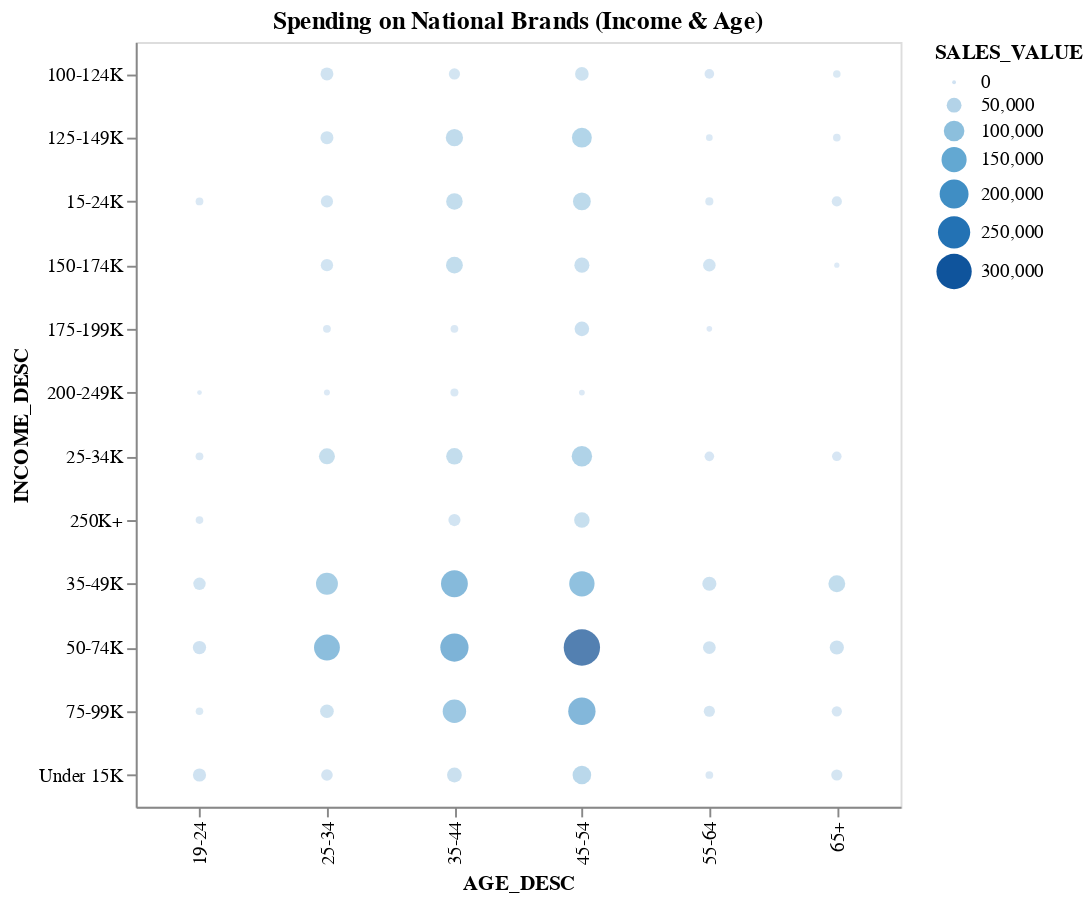

The code cell stored with this chart in its notebook:
### Code cell
data = merged.groupby(['AGE_DESC', 'INCOME_DESC'], as_index=False)['SALES_VALUE'].sum()
alt.Chart(data).mark_circle().encode(x = 'AGE_DESC', y = 'INCOME_DESC', color = 'SALES_VALUE', size = 'SALES_VALUE').properties(width =400, height=400, title = "Spending on National Brands (Income & Age)")

### Figure 1 — Vega-Lite specification as saved in the notebook (floating-point values rounded to 4 significant figures)
{"config": {"view": {"continuousWidth": 400, "continuousHeight": 300}}, "data": {"name": "data-5cf05724621d9caa93880252623edba6"}, "mark": "circle", "encoding": {"color": {"field": "SALES_VALUE", "type": "quantitative"}, "size": {"field": "SALES_VALUE", "type": "quantitative"}, "x": {"field": "AGE_DESC", "type": "nominal"}, "y": {"field": "INCOME_DESC", "type": "nominal"}}, "height": 400, "title": "Spending on National Brands (Income & Age)", "width": 400, "$schema": "https://vega.github.io/schema/vega-lite/v4.17.0.json", "datasets": {"data-5cf05724621d9caa93880252623edba6": [{"AGE_DESC": "19-24", "INCOME_DESC": "15-24K", "SALES_VALUE": 11200.0}, {"AGE_DESC": "19-24", "INCOME_DESC": "200-249K", "SALES_VALUE": 1833.0}, {"AGE_DESC": "19-24", "INCOME_DESC": "25-34K", "SALES_VALUE": 11150.0}, {"AGE_DESC": "19-24", "INCOME_DESC": "250K+", "SALES_VALUE": 10720.0}, {"AGE_DESC": "19-24", "INCOME_DESC": "35-49K", "SALES_VALUE": 33760.0}, {"AGE_DESC": "19-24", "INCOME_DESC": "50-74K", "SALES_VALUE": 39460.0}, {"AGE_DESC": "19-24", "INCOME_DESC": "75-99K", "SALES_VALUE": 10430.0}, {"AGE_DESC": "19-24", "INCOME_DESC": "Under 15K", "SALES_VALUE": 38560.0}, {"AGE_DESC": "25-34", "INCOME_DESC": "100-124K", "SALES_VALUE": 37030.0}, {"AGE_DESC": "25-34", "INCOME_DESC": "125-149K", "SALES_VALUE": 37400.0}, {"AGE_DESC": "25-34", "INCOME_DESC": "15-24K", "SALES_VALUE": 32540.0}, {"AGE_DESC": "25-34", "INCOME_DESC": "150-174K", "SALES_VALUE": 33420.0}, {"AGE_DESC": "25-34", "INCOME_DESC": "175-199K", "SALES_VALUE": 11380.0}, {"AGE_DESC": "25-34", "INCOME_DESC": "200-249K", "SALES_VALUE": 5311.0}, {"AGE_DESC": "25-34", "INCOME_DESC": "25-34K", "SALES_VALUE": 59190.0}, {"AGE_DESC": "25-34", "INCOME_DESC": "35-49K", "SALES_VALUE": 113600.0}, {"AGE_DESC": "25-34", "INCOME_DESC": "50-74K", "SALES_VALUE": 159800.0}, {"AGE_DESC": "25-34", "INCOME_DESC": "75-99K", "SALES_VALUE": 42100.0}, {"AGE_DESC": "25-34", "INCOME_DESC": "Under 15K", "SALES_VALUE": 29340.0}, {"AGE_DESC": "35-44", "INCOME_DESC": "100-124K", "SALES_VALUE": 27180.0}, {"AGE_DESC": "35-44", "INCOME_DESC": "125-149K", "SALES_VALUE": 69050.0}, {"AGE_DESC": "35-44", "INCOME_DESC": "15-24K", "SALES_VALUE": 62580.0}, {"AGE_DESC": "35-44", "INCOME_DESC": "150-174K", "SALES_VALUE": 65530.0}, {"AGE_DESC": "35-44", "INCOME_DESC": "175-199K", "SALES_VALUE": 11090.0}, {"AGE_DESC": "35-44", "INCOME_DESC": "200-249K", "SALES_VALUE": 12110.0}, {"AGE_DESC": "35-44", "INCOME_DESC": "25-34K", "SALES_VALUE": 62470.0}, {"AGE_DESC": "35-44", "INCOME_DESC": "250K+", "SALES_VALUE": 32390.0}, {"AGE_DESC": "35-44", "INCOME_DESC": "35-49K", "SALES_VALUE": 172200.0}, {"AGE_DESC": "35-44", "INCOME_DESC": "50-74K", "SALES_VALUE": 190600.0}, {"AGE_DESC": "35-44", "INCOME_DESC": "75-99K", "SALES_VALUE": 130200.0}, {"AGE_DESC": "35-44", "INCOME_DESC": "Under 15K", "SALES_VALUE": 49540.0}, {"AGE_DESC": "45-54", "INCOME_DESC": "100-124K", "SALES_VALUE": 41860.0}, {"AGE_DESC": "45-54", "INCOME_DESC": "125-149K", "SALES_VALUE": 92850.0}, {"AGE_DESC": "45-54", "INCOME_DESC": "15-24K", "SALES_VALUE": 73880.0}, {"AGE_DESC": "45-54", "INCOME_DESC": "150-174K", "SALES_VALUE": 51840.0}, {"AGE_DESC": "45-54", "INCOME_DESC": "175-199K", "SALES_VALUE": 48610.0}, {"AGE_DESC": "45-54", "INCOME_DESC": "200-249K", "SALES_VALUE": 4688.0}, {"AGE_DESC": "45-54", "INCOME_DESC": "25-34K", "SALES_VALUE": 98510.0}, {"AGE_DESC": "45-54", "INCOME_DESC": "250K+", "SALES_VALUE": 55210.0}, {"AGE_DESC": "45-54", "INCOME_DESC": "35-49K", "SALES_VALUE": 152900.0}, {"AGE_DESC": "45-54", "INCOME_DESC": "50-74K", "SALES_VALUE": 318200.0}, {"AGE_DESC": "45-54", "INCOME_DESC": "75-99K", "SALES_VALUE": 178500.0}, {"AGE_DESC": "45-54", "INCOME_DESC": "Under 15K", "SALES_VALUE": 80860.0}, {"AGE_DESC": "55-64", "INCOME_DESC": "100-124K", "SALES_VALUE": 19080.0}, {"AGE_DESC": "55-64", "INCOME_DESC": "125-149K", "SALES_VALUE": 7171.0}, {"AGE_DESC": "55-64", "INCOME_DESC": "15-24K", "SALES_VALUE": 12440.0}, {"AGE_DESC": "55-64", "INCOME_DESC": "150-174K", "SALES_VALUE": 34710.0}, {"AGE_DESC": "55-64", "INCOME_DESC": "175-199K", "SALES_VALUE": 4150.0}, {"AGE_DESC": "55-64", "INCOME_DESC": "25-34K", "SALES_VALUE": 19040.0}, {"AGE_DESC": "55-64", "INCOME_DESC": "35-49K", "SALES_VALUE": 45050.0}, {"AGE_DESC": "55-64", "INCOME_DESC": "50-74K", "SALES_VALUE": 35830.0}, {"AGE_DESC": "55-64", "INCOME_DESC": "75-99K", "SALES_VALUE": 26930.0}, {"AGE_DESC": "55-64", "INCOME_DESC": "Under 15K", "SALES_VALUE": 11060.0}, {"AGE_DESC": "65+", "INCOME_DESC": "100-124K", "SALES_VALUE": 10410.0}, {"AGE_DESC": "65+", "INCOME_DESC": "125-149K", "SALES_VALUE": 10640.0}, {"AGE_DESC": "65+", "INCOME_DESC": "15-24K", "SALES_VALUE": 21700.0}, {"AGE_DESC": "65+", "INCOME_DESC": "150-174K", "SALES_VALUE": 3096.0}, {"AGE_DESC": "65+", "INCOME_DESC": "25-34K", "SALES_VALUE": 18590.0}, {"AGE_DESC": "65+", "INCOME_DESC": "35-49K", "SALES_VALUE": 65630.0}, {"AGE_DESC": "65+", "INCOME_DESC": "50-74K", "SALES_VALUE": 45450.0}, {"AGE_DESC": "65+", "INCOME_DESC": "75-99K", "SALES_VALUE": 22170.0}, {"AGE_DESC": "65+", "INCOME_DESC": "Under 15K", "SALES_VALUE": 26860.0}]}}
